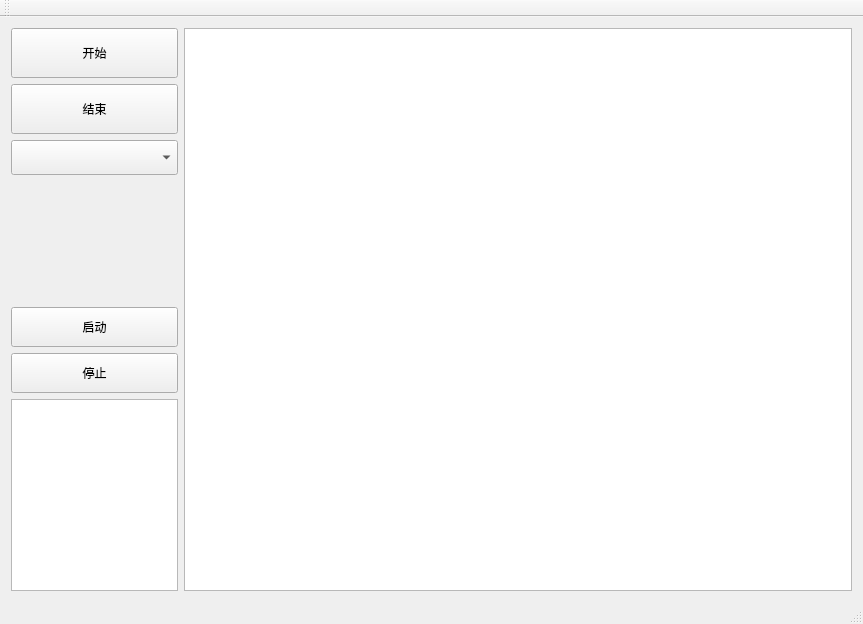
<?xml version="1.0" encoding="UTF-8"?>
<ui version="4.0">
 <class>MainWindow</class>
 <widget class="QMainWindow" name="MainWindow">
  <property name="geometry">
   <rect>
    <x>0</x>
    <y>0</y>
    <width>863</width>
    <height>624</height>
   </rect>
  </property>
  <property name="windowTitle">
   <string>MainWindow</string>
  </property>
  <widget class="QWidget" name="centralWidget">
   <layout class="QHBoxLayout" name="horizontalLayout" stretch="1,4">
    <item>
     <layout class="QVBoxLayout" name="verticalLayout">
      <item>
       <widget class="QPushButton" name="btnInit">
        <property name="minimumSize">
         <size>
          <width>0</width>
          <height>50</height>
         </size>
        </property>
        <property name="text">
         <string>开始</string>
        </property>
       </widget>
      </item>
      <item>
       <widget class="QPushButton" name="btnUninit">
        <property name="minimumSize">
         <size>
          <width>0</width>
          <height>50</height>
         </size>
        </property>
        <property name="text">
         <string>结束</string>
        </property>
       </widget>
      </item>
      <item>
       <widget class="QComboBox" name="comboBox">
        <property name="minimumSize">
         <size>
          <width>0</width>
          <height>35</height>
         </size>
        </property>
       </widget>
      </item>
      <item>
       <spacer name="verticalSpacer">
        <property name="orientation">
         <enum>Qt::Vertical</enum>
        </property>
        <property name="sizeHint" stdset="0">
         <size>
          <width>20</width>
          <height>40</height>
         </size>
        </property>
       </spacer>
      </item>
      <item>
       <widget class="QPushButton" name="btnStart">
        <property name="minimumSize">
         <size>
          <width>0</width>
          <height>40</height>
         </size>
        </property>
        <property name="text">
         <string>启动</string>
        </property>
       </widget>
      </item>
      <item>
       <widget class="QPushButton" name="btnStop">
        <property name="minimumSize">
         <size>
          <width>0</width>
          <height>40</height>
         </size>
        </property>
        <property name="text">
         <string>停止</string>
        </property>
       </widget>
      </item>
      <item>
       <widget class="QListView" name="listView"/>
      </item>
     </layout>
    </item>
    <item>
     <widget class="QPlainTextEdit" name="plainTextEdit"/>
    </item>
   </layout>
  </widget>
  <widget class="QMenuBar" name="menuBar">
   <property name="geometry">
    <rect>
     <x>0</x>
     <y>0</y>
     <width>863</width>
     <height>21</height>
    </rect>
   </property>
  </widget>
  <widget class="QToolBar" name="mainToolBar">
   <attribute name="toolBarArea">
    <enum>TopToolBarArea</enum>
   </attribute>
   <attribute name="toolBarBreak">
    <bool>false</bool>
   </attribute>
  </widget>
  <widget class="QStatusBar" name="statusBar"/>
 </widget>
 <layoutdefault spacing="6" margin="11"/>
 <resources/>
 <connections/>
</ui>
